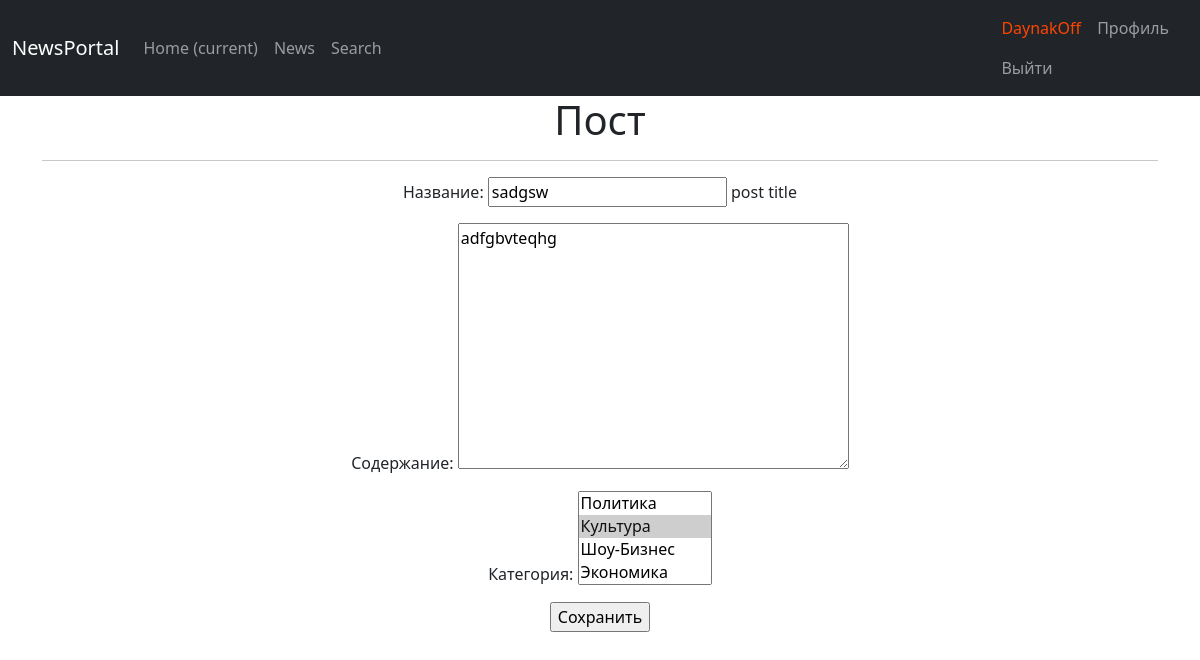
/news/1/edit/ (signed in), run on an earlier commit of the app's database.
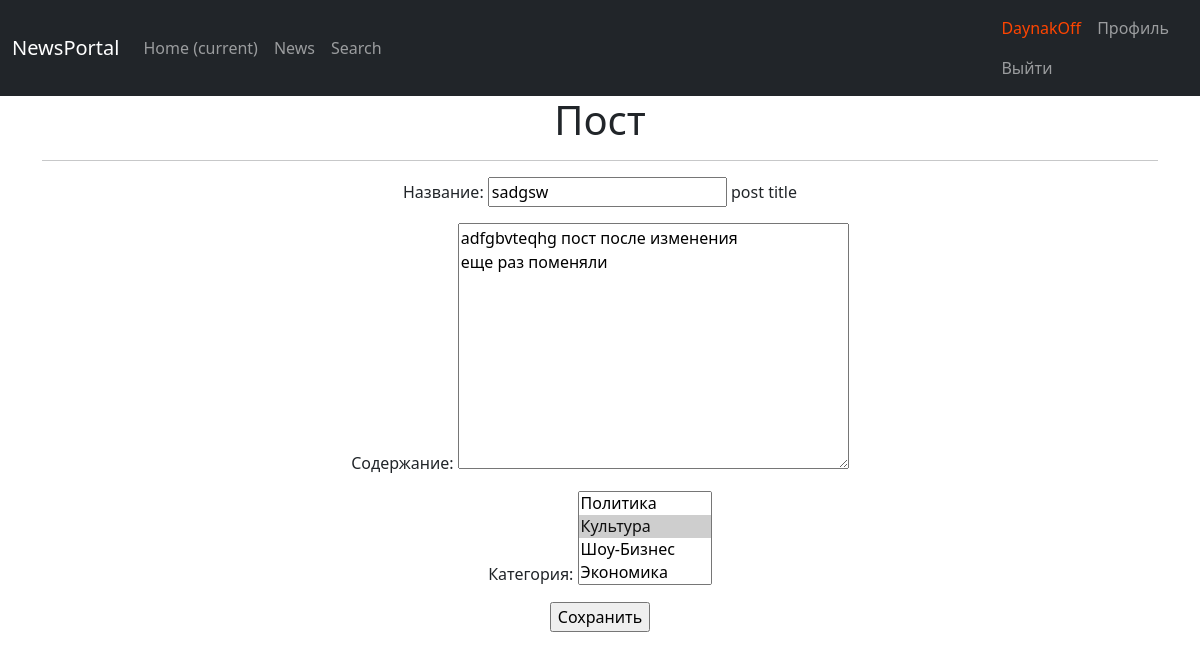
And on a later commit of the database.
### news/models.py (models this page shows, shortened)
class Post(models.Model):
	article = "AR"
	news = "NW"
	POST_TYPE = [
		(article, "Статья"),
		(news, "Новость")
	]
	author = models.ForeignKey(Author, on_delete=models.CASCADE)
	post_type = models.CharField(max_length=2, choices=POST_TYPE)
	name = models.CharField(max_length=255, help_text=_('post title'))
	post = models.TextField()
	time = models.DateTimeField(auto_now_add=True)
	rating = models.IntegerField(default=0)
	category = models.ManyToManyField(Category, through='PostCategory')
	pass

class Category(models.Model):
	politics = 'PO'
	kulture = 'KU'
	showbiz = 'SH'
	economy = 'EC'
	science = 'SC'
	sport = 'SP'
	trevel = 'TR'
	CATEGORY_CHOICES = [
		(politics, 'Политика'),
		(kulture, 'Культура'),
		(showbiz, 'Шоу-Бизнес'),
		(economy, 'Экономика'),
		(science, 'Наука и Техника'),
		(sport, 'Спорт'),
		(trevel, 'Путешествия')
	]
	name = models.CharField(max_length=2, choices=CATEGORY_CHOICES, unique=True)
	subscribers = models.ManyToManyField(User, related_name='subsribed_categories', blank=True)
	def __str__(self):
		return dict(self.CATEGORY_CHOICES)[self.name]
	pass

### news/views.py (the view)
# urls.py: path('news/<int:pk>/edit/', PostUpdate.as_view(), name='news_edit'),
class PostUpdate(LoginRequiredMixin, UserPassesTestMixin, UpdateView):
	form_class = PostForm
	model = Post
	template_name = 'post_edit.html'
	login_url = '/login/'
	def test_func(self):
		post = self.get_object()
		return self.request.user == post.author.user or self.request.user.is_superuser

### news/forms.py
class PostForm(forms.ModelForm):
	class Meta:
		model = Post
		fields = [
			'name',
			'post',
			'category',
		]
		labels = {
			'name': 'Название',
			'post': 'Содержание',
			'category': 'Категория',
		}

### templates/post_edit.html (shortened to what this page needs)
{% extends 'flatpages/default.html' %}
{% block content %}
<h1>Пост</h1>
<hr>
<form action="" method="post">
    {{ form.as_p }}
    <input type="submit" value="Сохранить" />
</form>
{% endblock content %}

What changed in the data, as far as the page shows it:
changed Post "sadgsw": post "adfgbvteqhg" → "adfgbvteqhg пост после изменения еще раз поменяли"
